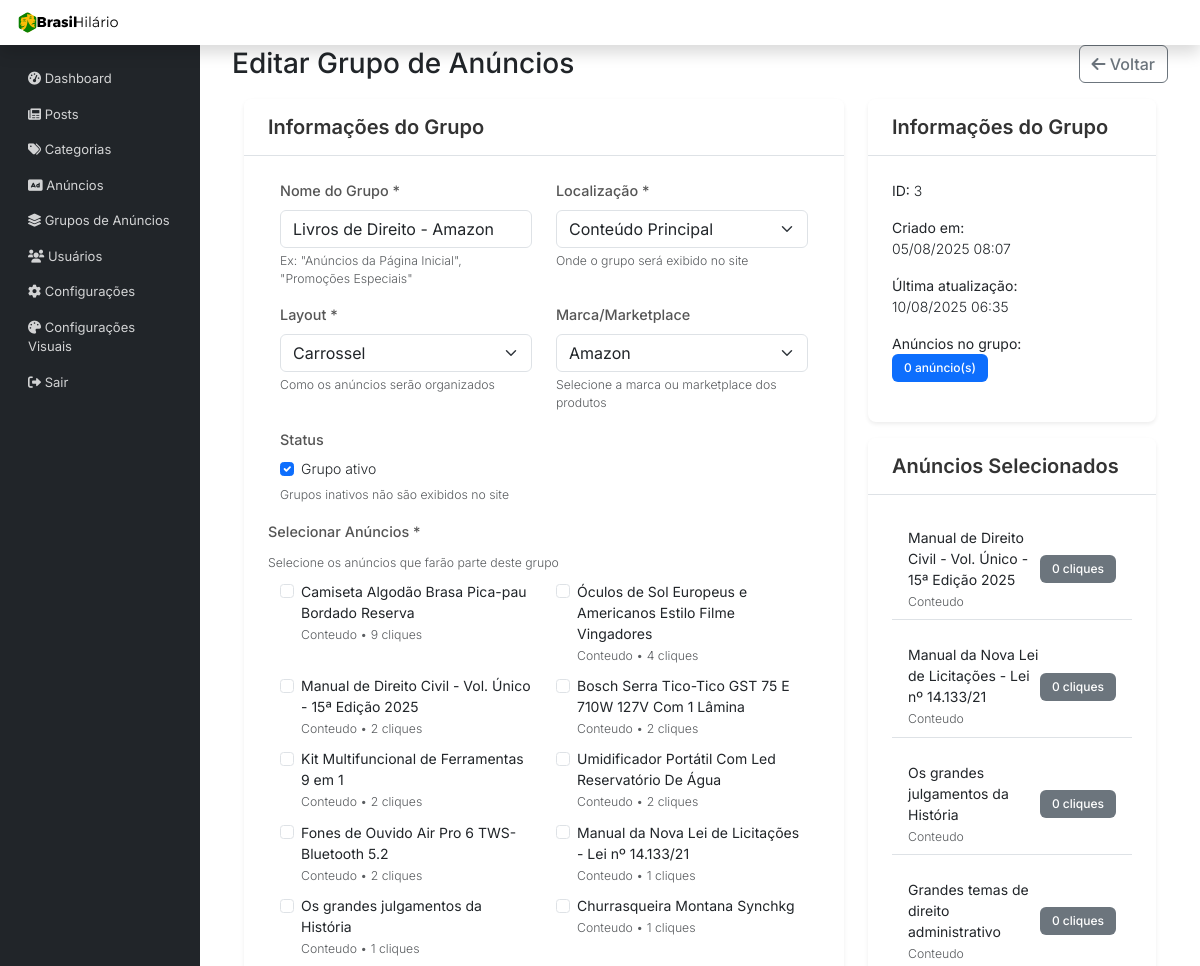
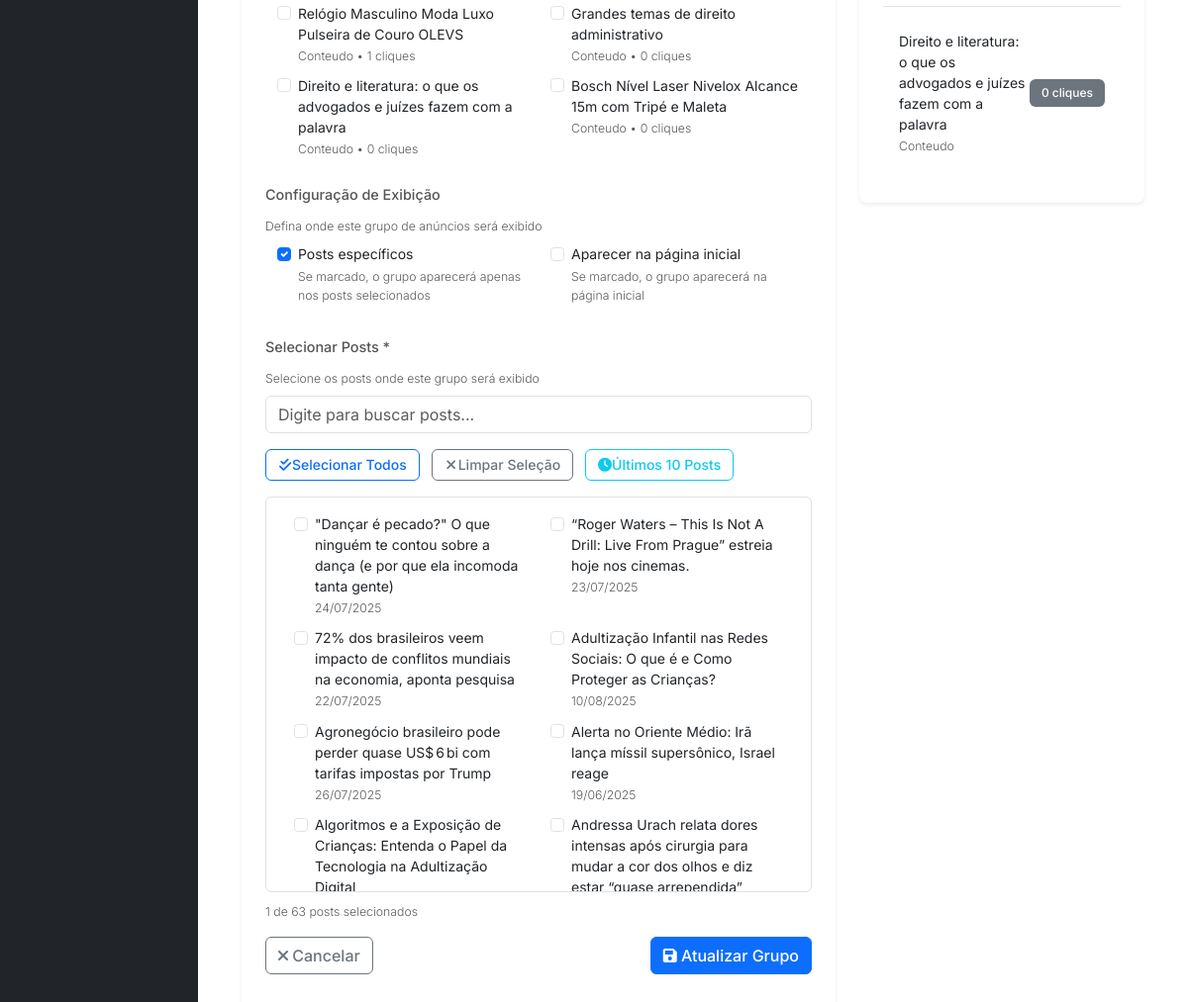
Page /admin/editar-grupo-anuncios.php?id=3 (signed in) on the earlier database version (2 pictures, top to bottom).
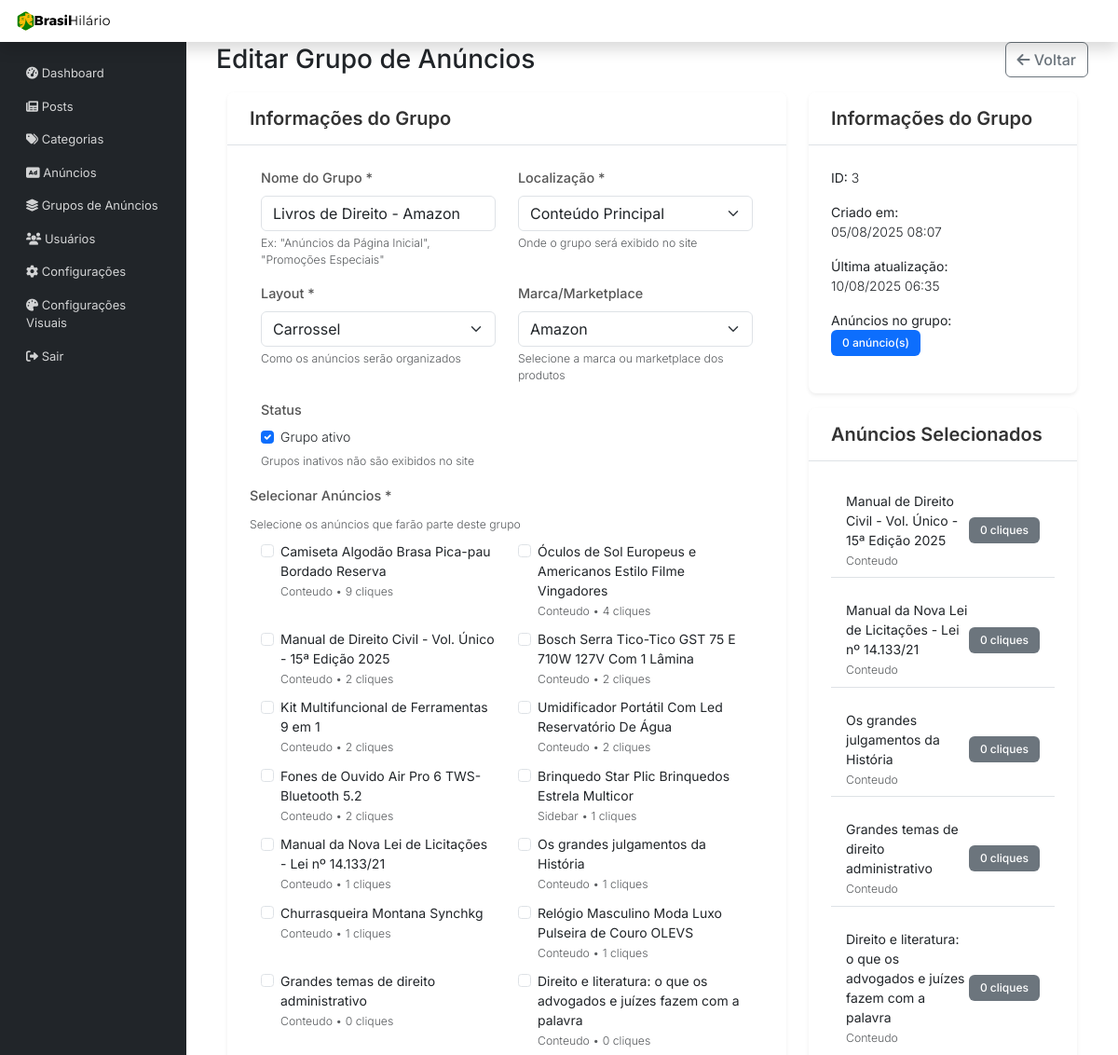
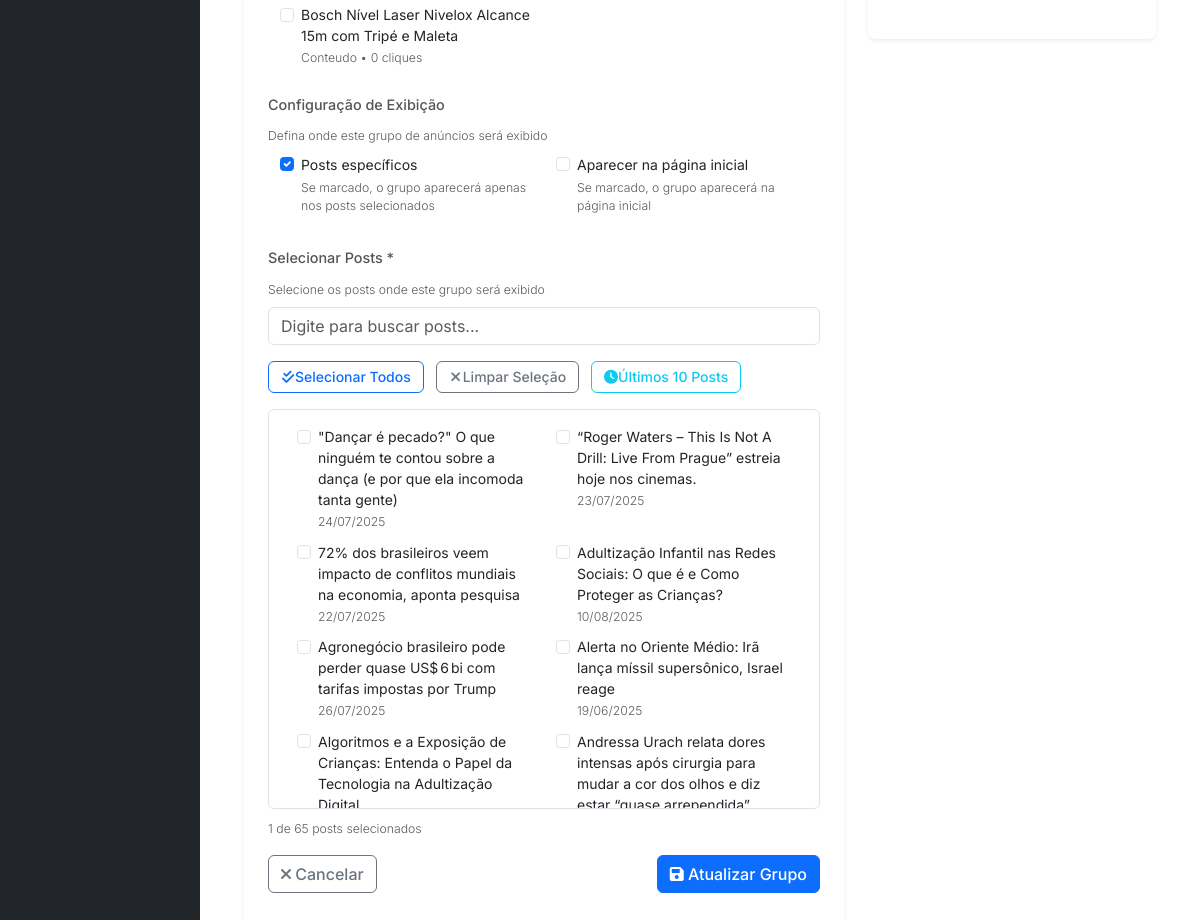
Same page on the later database version (2 pictures, top to bottom).
### tables this page shows
CREATE TABLE `anuncios` (
  `id` int(11) NOT NULL,
  `titulo` varchar(255) NOT NULL,
  `imagem` varchar(500) NOT NULL,
  `link_compra` varchar(500) NOT NULL,
  `localizacao` enum('sidebar','conteudo') NOT NULL,
  `layout` enum('carrossel','grade') DEFAULT 'carrossel',
  `cta_ativo` tinyint(1) DEFAULT '0',
  `cta_texto` varchar(100) DEFAULT 'Saiba Mais',
  `ativo` tinyint(1) DEFAULT '1',
  `criado_em` timestamp NOT NULL DEFAULT CURRENT_TIMESTAMP,
  `atualizado_em` timestamp NOT NULL DEFAULT CURRENT_TIMESTAMP ON UPDATE CURRENT_TIMESTAMP,
  `data_inicio` datetime DEFAULT NULL COMMENT 'Data de início da exibição do anúncio',
  `data_fim` datetime DEFAULT NULL COMMENT 'Data de fim da exibição do anúncio',
  `impressoes` int(11) DEFAULT '0' COMMENT 'Contador de impressões'
);

CREATE TABLE `posts` (
  `id` int(11) NOT NULL,
  `titulo` varchar(255) NOT NULL,
  `resumo` text,
  `slug` varchar(255) NOT NULL,
  `conteudo` longtext NOT NULL,
  `editor_type` enum('tinymce','markdown') NOT NULL DEFAULT 'tinymce',
  `data_publicacao` datetime NOT NULL DEFAULT CURRENT_TIMESTAMP,
  `publicado` tinyint(1) NOT NULL DEFAULT '1',
  `imagem_destacada` varchar(255) DEFAULT NULL,
  `visualizacoes` int(11) NOT NULL DEFAULT '0',
  `categoria_id` int(11) NOT NULL,
  `autor_id` int(11) DEFAULT NULL,
  `criado_em` datetime DEFAULT CURRENT_TIMESTAMP,
  `atualizado_em` datetime DEFAULT CURRENT_TIMESTAMP ON UPDATE CURRENT_TIMESTAMP
);

CREATE TABLE `grupos_anuncios_items` (
  `id` int(11) NOT NULL,
  `grupo_id` int(11) NOT NULL,
  `anuncio_id` int(11) NOT NULL,
  `ordem` int(11) DEFAULT '0'
);

### includes/AnunciosManager.php (called while the page is built, shortened)
<?php
class AnunciosManager {
    private $pdo;
    public function __construct($pdo) {
        $this->pdo = $pdo;
    }
    public function getAllAnunciosComStats() {
        $sql = "SELECT a.*,
                       COUNT(DISTINCT ca.id) as total_cliques,
                       COUNT(DISTINCT ap.post_id) as total_posts
                FROM anuncios a
                LEFT JOIN cliques_anuncios ca ON a.id = ca.anuncio_id
                LEFT JOIN anuncios_posts ap ON a.id = ap.anuncio_id
                GROUP BY a.id
                ORDER BY total_cliques DESC, a.criado_em DESC";
        try {
            $stmt = $this->pdo->prepare($sql);
            $stmt->execute();
            return $stmt->fetchAll(PDO::FETCH_ASSOC);
        } catch (Exception $e) {
            error_log("Erro ao buscar anúncios com stats: " . $e->getMessage());
            return [];
        }
    }
}

### includes/GruposAnunciosManager.php (called while the page is built, shortened)
<?php
class GruposAnunciosManager {
    private $pdo;
    public function __construct($pdo) {
        $this->pdo = $pdo;
    }
    public function getAnunciosDoGrupo($grupoId) {
        $sql = "SELECT a.*, gi.ordem
                FROM anuncios a
                JOIN grupos_anuncios_items gi ON a.id = gi.anuncio_id
                WHERE gi.grupo_id = ? AND a.ativo = 1
                ORDER BY gi.ordem ASC";
        try {
            $stmt = $this->pdo->prepare($sql);
            $stmt->execute([$grupoId]);
            return $stmt->fetchAll(PDO::FETCH_ASSOC);
        } catch (Exception $e) {
            error_log("Erro ao buscar anúncios do grupo: " . $e->getMessage());
            return [];
        }
    }
    public function getGrupo($id) {
        $sql = "SELECT g.*
                FROM grupos_anuncios g
                WHERE g.id = ?";
        try {
            $stmt = $this->pdo->prepare($sql);
            $stmt->execute([$id]);
            $grupo = $stmt->fetch(PDO::FETCH_ASSOC);
            return $grupo;
        } catch (Exception $e) {
            error_log("Erro ao buscar grupo: " . $e->getMessage());
            return false;
        }
    }
    public function getPostsDoGrupo($grupoId) {
        $sql = "SELECT p.id, p.titulo, p.slug
                FROM posts p
                JOIN grupos_anuncios_posts gap ON p.id = gap.post_id
                WHERE gap.grupo_id = ? AND p.publicado = 1
                ORDER BY p.titulo ASC";
        try {
            $stmt = $this->pdo->prepare($sql);
            $stmt->execute([$grupoId]);
            return $stmt->fetchAll(PDO::FETCH_ASSOC);
        } catch (Exception $e) {
            error_log("Erro ao buscar posts do grupo: " . $e->getMessage());
            return [];
        }
    }
    public function getAllPosts() {
        $sql = "SELECT id, titulo, slug, data_publicacao
                FROM posts
                WHERE publicado = 1
                ORDER BY titulo ASC";
        try {
            $stmt = $this->pdo->prepare($sql);
            $stmt->execute();
            return $stmt->fetchAll(PDO::FETCH_ASSOC);
        } catch (Exception $e) {
            error_log("Erro ao buscar posts: " . $e->getMessage());
            return [];
        }
    }
}

### admin/editar-grupo-anuncios.php (the view, shortened to what the changed rows need)
<?php
require_once '../config/database.php';
require_once '../includes/GruposAnunciosManager.php';
require_once '../includes/AnunciosManager.php';
$gruposManager = new GruposAnunciosManager($pdo);
$anunciosManager = new AnunciosManager($pdo);
$grupoId = (int)$_GET['id'];
$grupo = $gruposManager->getGrupo($grupoId);
$anunciosDoGrupo = $gruposManager->getAnunciosDoGrupo($grupoId);
$anunciosIds = array_column($anunciosDoGrupo, 'anuncio_id');
$postsDoGrupo = $gruposManager->getPostsDoGrupo($grupoId);
$postsIds = array_column($postsDoGrupo, 'id');
$todosPosts = $gruposManager->getAllPosts();
$todosAnuncios = $anunciosManager->getAllAnunciosComStats();
include 'includes/header.php';
?>
<div class="d-flex justify-content-between align-items-center mb-4">
    <h1 class="h3 mb-0">Editar Grupo de Anúncios</h1>
</div>
    <div class="row">
        <div class="col-lg-8">
            <div class="card">
                <div class="card-body">
                    <form method="POST">
                        <div class="mb-3">
                            <?php if (empty($todosAnuncios)): ?>
                                <div class="alert alert-warning">
                                    <i class="fas fa-exclamation-triangle"></i>
                                    Nenhum anúncio encontrado.
                                    <a href="novo-anuncio.php" class="alert-link">Crie um anúncio primeiro</a>.
                                </div>
                            <?php else: ?>
                                <div class="row">
                                    <?php foreach ($todosAnuncios as $anuncio): ?>
                                        <div class="col-md-6 mb-2">
                                            <div class="form-check">
                                                <input class="form-check-input" type="checkbox"
                                                       name="anuncios[]"
                                                       value="<?php echo $anuncio['id']; ?>"
                                                       id="anuncio_<?php echo $anuncio['id']; ?>"
                                                       <?php echo in_array($anuncio['id'], $anunciosIds) ? 'checked' : ''; ?>>
                                                <label class="form-check-label" for="anuncio_<?php echo $anuncio['id']; ?>">
                                                    <strong><?php echo htmlspecialchars($anuncio['titulo']); ?></strong>
                                                    <br>
                                                    <small class="text-muted">
                                                        <?php echo ucfirst($anuncio['localizacao']); ?> •
                                                        <?php echo $anuncio['total_cliques'] ?? 0; ?> cliques
                                                    </small>
                                                </label>
                                            </div>
                                        </div>
                                    <?php endforeach; ?>
                                </div>
                            <?php endif; ?>
                        </div>
                        <div class="mb-3">
                            <div id="selecao_posts" class="mt-3" style="display: <?php echo ($grupo['posts_especificos'] ?? false) ? 'block' : 'none'; ?>;">
                                <?php if (empty($todosPosts)): ?>
                                    <div class="alert alert-warning">
                                        <i class="fas fa-exclamation-triangle"></i>
                                        Nenhum post encontrado.
                                    </div>
                                <?php else: ?>
                                    <div class="mb-3">
                                        <input type="text" class="form-control" id="busca_posts"
                                               placeholder="Digite para buscar posts..."
                                               onkeyup="filtrarPosts()">
                                    </div>
                                    <div class="mb-3">
                                        <button type="button" class="btn btn-sm btn-outline-primary me-2" onclick="selecionarTodosPosts()">
                                            <i class="fas fa-check-double"></i> Selecionar Todos
                                        </button>
                                        <button type="button" class="btn btn-sm btn-outline-secondary me-2" onclick="limparSelecaoPosts()">
                                            <i class="fas fa-times"></i> Limpar Seleção
                                        </button>
                                        <button type="button" class="btn btn-sm btn-outline-info" onclick="selecionarRecentes()">
                                            <i class="fas fa-clock"></i> Últimos 10 Posts
                                        </button>
                                    </div>
                                    <div class="border rounded p-3" style="max-height: 400px; overflow-y: auto;">
                                        <div class="row" id="lista_posts">
                                            <?php foreach ($todosPosts as $post): ?>
                                                <div class="col-md-6 mb-2 post-item" data-titulo="<?php echo strtolower(htmlspecialchars($post['titulo'])); ?>">
                                                    <div class="form-check">
                                                        <input class="form-check-input" type="checkbox"
                                                               name="posts[]"
                                                               value="<?php echo $post['id']; ?>"
                                                               id="post_<?php echo $post['id']; ?>"
                                                               <?php echo in_array($post['id'], $postsIds) ? 'checked' : ''; ?>>
                                                        <label class="form-check-label" for="post_<?php echo $post['id']; ?>">
                                                            <strong><?php echo htmlspecialchars($post['titulo']); ?></strong>
                                                            <br>
                                                            <small class="text-muted">
                                                                <?php echo date('d/m/Y', strtotime($post['data_publicacao'])); ?>
                                                            </small>
                                                        </label>
                                                    </div>
                                                </div>
                                            <?php endforeach; ?>
                                        </div>
                                    </div>
                                    <div class="mt-2">
                                        <small class="text-muted">
                                            <span id="contador_posts">0</span> de <?php echo count($todosPosts); ?> posts selecionados
                                        </small>
                                    </div>
                                <?php endif; ?>
                            </div>
                        </div>
                    </form>
                </div>
            </div>
        </div>
        <div class="col-lg-4">
            <div class="card mt-3">
                <div class="card-body">
                    <?php if (empty($anunciosDoGrupo)): ?>
                        <p class="text-muted">Nenhum anúncio selecionado</p>
                    <?php else: ?>
                        <div class="list-group list-group-flush">
                            <?php foreach ($anunciosDoGrupo as $anuncio): ?>
                                <div class="list-group-item d-flex justify-content-between align-items-center">
                                    <div>
                                        <strong><?php echo htmlspecialchars($anuncio['titulo']); ?></strong>
                                        <br>
                                        <small class="text-muted"><?php echo ucfirst($anuncio['localizacao']); ?></small>
                                    </div>
                                    <span class="badge bg-secondary"><?php echo $anuncio['total_cliques'] ?? 0; ?> cliques</span>
                                </div>
                            <?php endforeach; ?>
                        </div>
                    <?php endif; ?>
                </div>
            </div>
        </div>
    </div>
<?php include 'includes/footer.php'; ?>

Differences in the rows shown:
added anuncios: titulo "Brinquedo Star Plic Brinquedos Estrela Multicor", localizacao "Sidebar", total_cliques "1"
Other differences:
count($todosPosts): "63" → "65"
